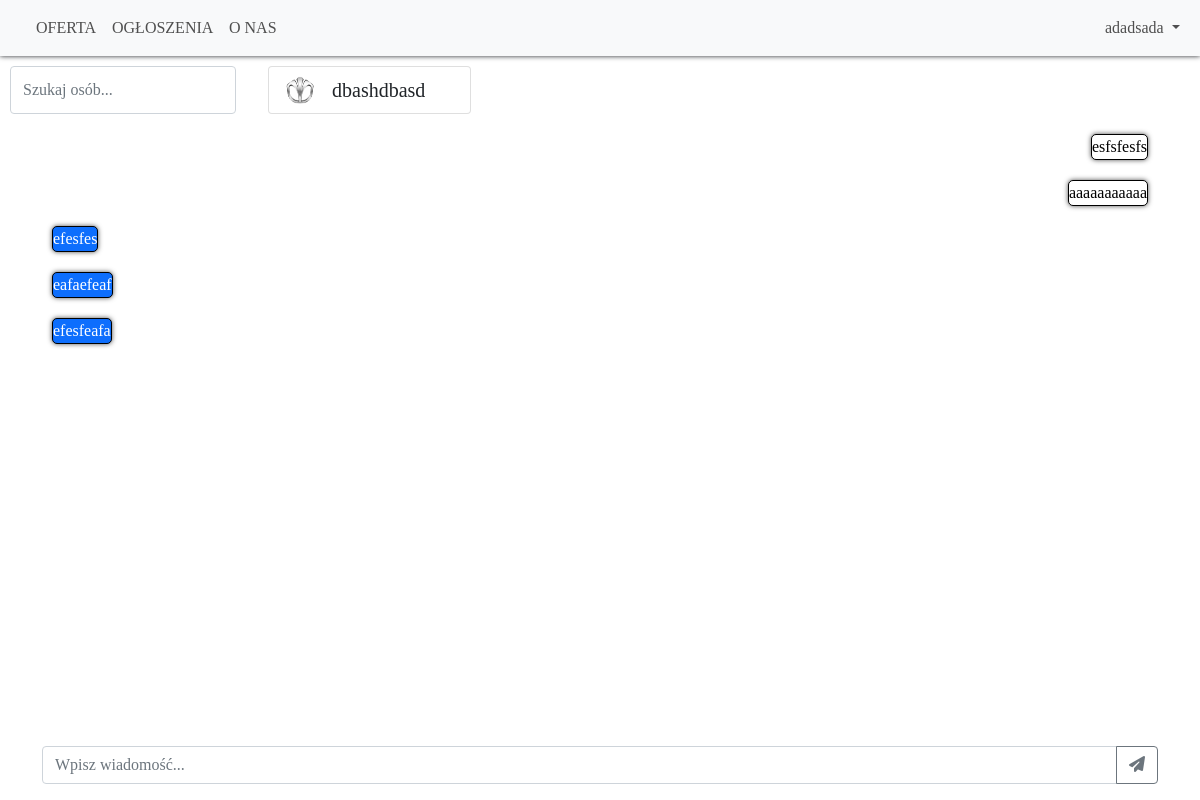
The app's page /messenger/?userid=2 (signed in), older data.
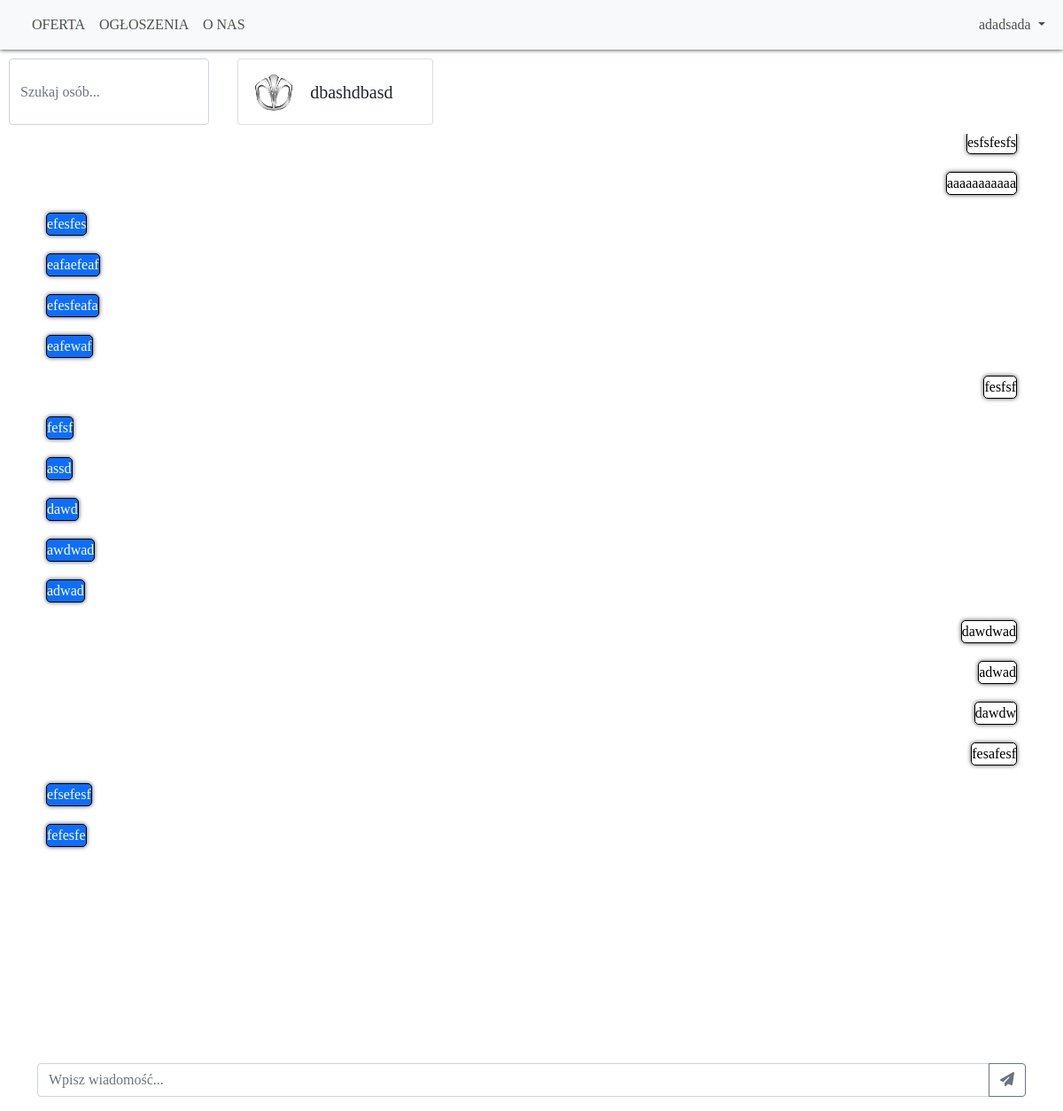
The same page, newer data.
### tables this page shows
CREATE TABLE `messenger` (
  `ID` int(11) NOT NULL,
  `senderid` int(11) NOT NULL,
  `receiverid` int(11) NOT NULL,
  `content` varchar(255) NOT NULL,
  `date` int(11) NOT NULL
);

### messenger/index.php (the view, shortened to what this page needs)
<!doctype html>
<html lang="en">
  <head>
    <link href="https://cdn.jsdelivr.net/npm/bootstrap@5.1.3/dist/css/bootstrap.min.css" rel="stylesheet">
    <link rel=stylesheet href="messenger.css">
<link rel="stylesheet" href="https://cdnjs.cloudflare.com/ajax/libs/font-awesome/6.1.1/css/all.min.css" />
<link rel="stylesheet" href="https://cdnjs.cloudflare.com/ajax/libs/font-awesome/6.1.1/css/solid.min.css" />
</head>
<body>
  <div class="d-flex page">
          <div class="d-flex kontener">
    <nav class="navbar navbar-expand-lg navbar-light bg-light">
        <div class="container-fluid">
 <div class="collapse navbar-collapse justify-content-between" id="navbarSupportedContent">
                <div class="navbar-nav ml-auto">
                    <a href="../oferta" data-toggle="collapse" class="nav-item hvr-ripple-in whitetext nav-link text-uppercase font-weight-bold"><span>OFERTA</span></a>
                    <a href="../ogloszenia" data-toggle="collapse" class="nav-item hvr-ripple-in whitetext nav-link text-uppercase font-weight-bold"><span>OGŁOSZENIA</span></a>
                    <a href="../onas" data-toggle="collapse" class="nav-item hvr-ripple-in whitetext nav-link text-uppercase font-weight-bold"><span>O NAS</span></a>
                  </div>
              <div class="navbar-nav navbar-right">
                  <?php
                    if(isset($_SESSION["loggedin"])){
                      echo '
                      <div class="nav-item dropdown">
                      <a class="nav-link hvr-ripple-in whitetext dropdown-toggle" href="#" id="navbarDropdownMenuLink" role="button" data-bs-toggle="dropdown" aria-expanded="false">
                                ' . $_SESSION["username"] . '
                              </a>
                              <ul class="dropdown-menu dropdown-menu-end" aria-labelledby="navbarDropdownMenuLink">
                                <li><a class="dropdown-item" href="../profile">Profil</a></li>
                                <li><a class="dropdown-item" href="#">Wiadomości</a></li>
                                <li><a class="dropdown-item" href="../cart">Koszyk</a></li>
                                <li><a class="dropdown-item" href="../login/logout.php">Wyloguj</a></li>
                              </ul>
                      </div>';
                    }
                    else {
                      echo '<a href="login" data-toggle="collapse" class="nav-item nav-link text-uppercase font-weight-bold"><span>KONTO</span></a>';
                    }
                    $config = parse_ini_file('../conf/db.ini');
                    $user = $config['dbuser'];
                    $pass = $config['dbpassword'];
                    $host = $config['dbhost'];
                    $dbdb = $config['dbdatabase'];
                    $conn = new mysqli($host, $user, $pass, $dbdb);
                $sql = "SELECT * FROM credentials WHERE username='" . $_SESSION['username'] . "'";
                $result = $conn->query($sql);
                if ($row = mysqli_fetch_array($result)) {
                  $userid = $row['ID'];
                }
                  ?>
                </div>
              </div>
            </div>
          </nav>
    <div class="input-group">
      <div id="myDropdown">
        <div class="d-flex justify-content-between">
        <input type="search" id="myInput" autocomplete="off" class="form-control hvr-ripple-in" placeholder="Szukaj osób..." onkeyup="filterFunction()"/>
<div class="container align-self-center">
<div class="card receiver hvr-ripple-in d-flex flex-row justify-content-center align-items-center">
<?php
if(isset($_GET["userid"])){
$otherid = $_GET["userid"];
$othersql = "SELECT * FROM credentials WHERE id='" . $otherid . "'";
$result = $conn->query($othersql);
if ($row = mysqli_fetch_array($result)) {
  $otherusername = $row['username'];
}
echo '<img src="../res/profpic/default.svg" class="card-img-top userimage align-self-center" alt="">
  <div class="card-body">';
echo '<h5 class="card-title username-label">' . $otherusername . '</h5>
</div>';
}
echo '</div>
 </div>';
?>
</div>
</div>
</div>
<div class="container flex-column d-flex message-box">
<?php
if(isset($_GET["userid"])){
$sql = "SELECT * FROM messenger WHERE senderid=" . $userid . " AND receiverid=" . $otherid . " OR senderid=" . $otherid . " AND receiverid=" . $userid . "";
$result = $conn->query($sql);
while ($row = mysqli_fetch_array($result)) {
if($row["senderid"] == $userid){
  echo "<p class='message message-to text-decoration-none'>" . $row["content"] . "</p>";
} else {
  echo "<p class='message bg-primary message-from text-decoration-none' data-id='" . $row["ID"] . "'>" . $row ["content"] . "</p>";
}
}
}
?>
</div>
<footer class="mt-auto send-form">
<div class="container input-group mb-3">
 <input type="text" class="send form-control" id="inputmess" placeholder="Wpisz wiadomość..." aria-label="Recipient's username" aria-describedby="button-addon2">
 <button class="sendbtn btn btn-outline-secondary" onclick="sendMess();" type="button" id="button-addon2"><i class="fa-solid fa-paper-plane"></i></button>
</div>
</footer>
</div>
</div>
</body>
</html>

Row changes from the older to the newer data that the page shows:
added messenger: content "eafewaf"
added messenger: content "fesfsf"
added messenger: content "fefsf"
added messenger: content "assd"
added messenger: content "dawd"
added messenger: content "awdwad"
added messenger: content "adwad"
added messenger: content "dawdwad"
added messenger: content "adwad"
added messenger: content "dawdw"
added messenger: content "fesafesf"
added messenger: content "efsefesf"
added messenger: content "fefesfe"
